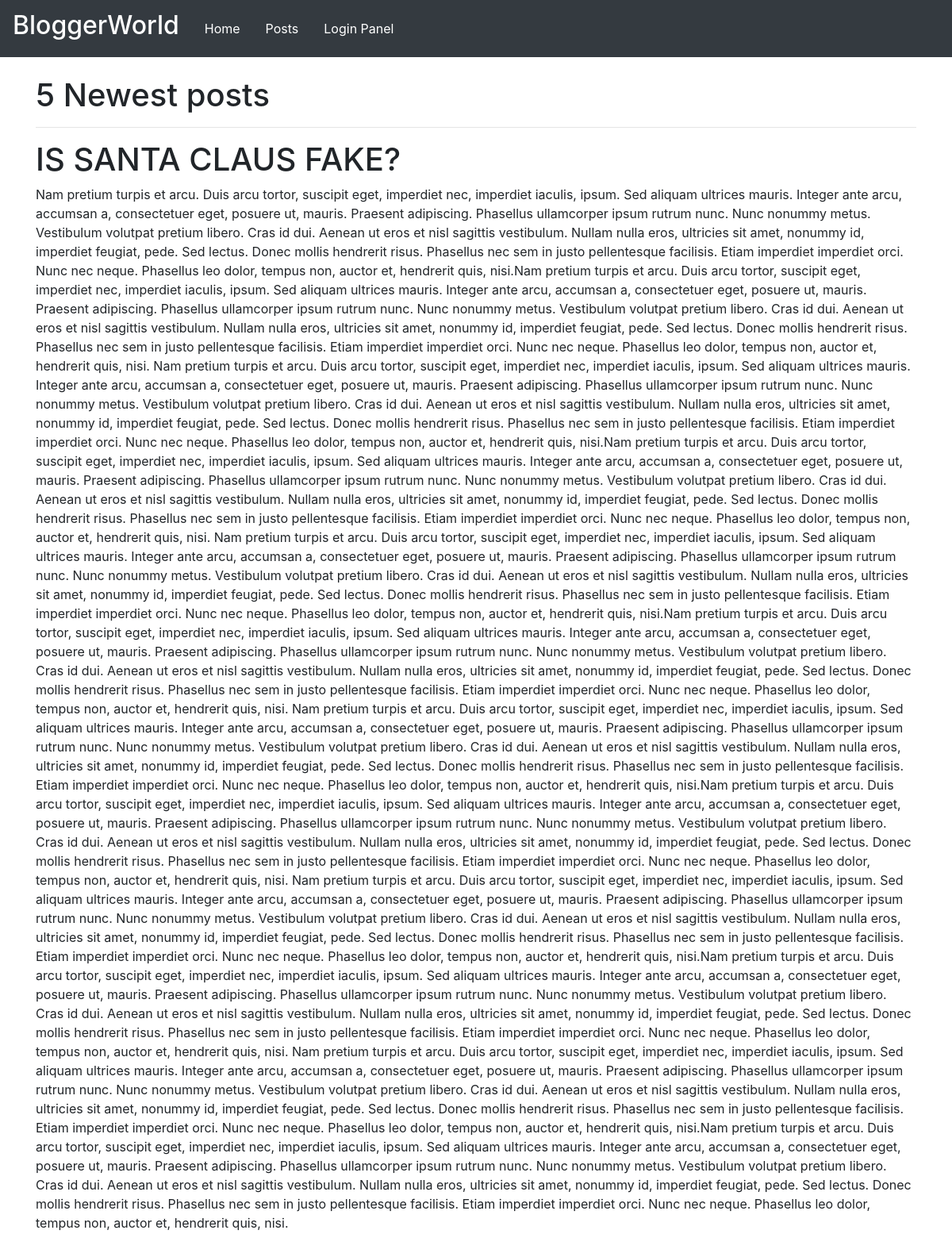
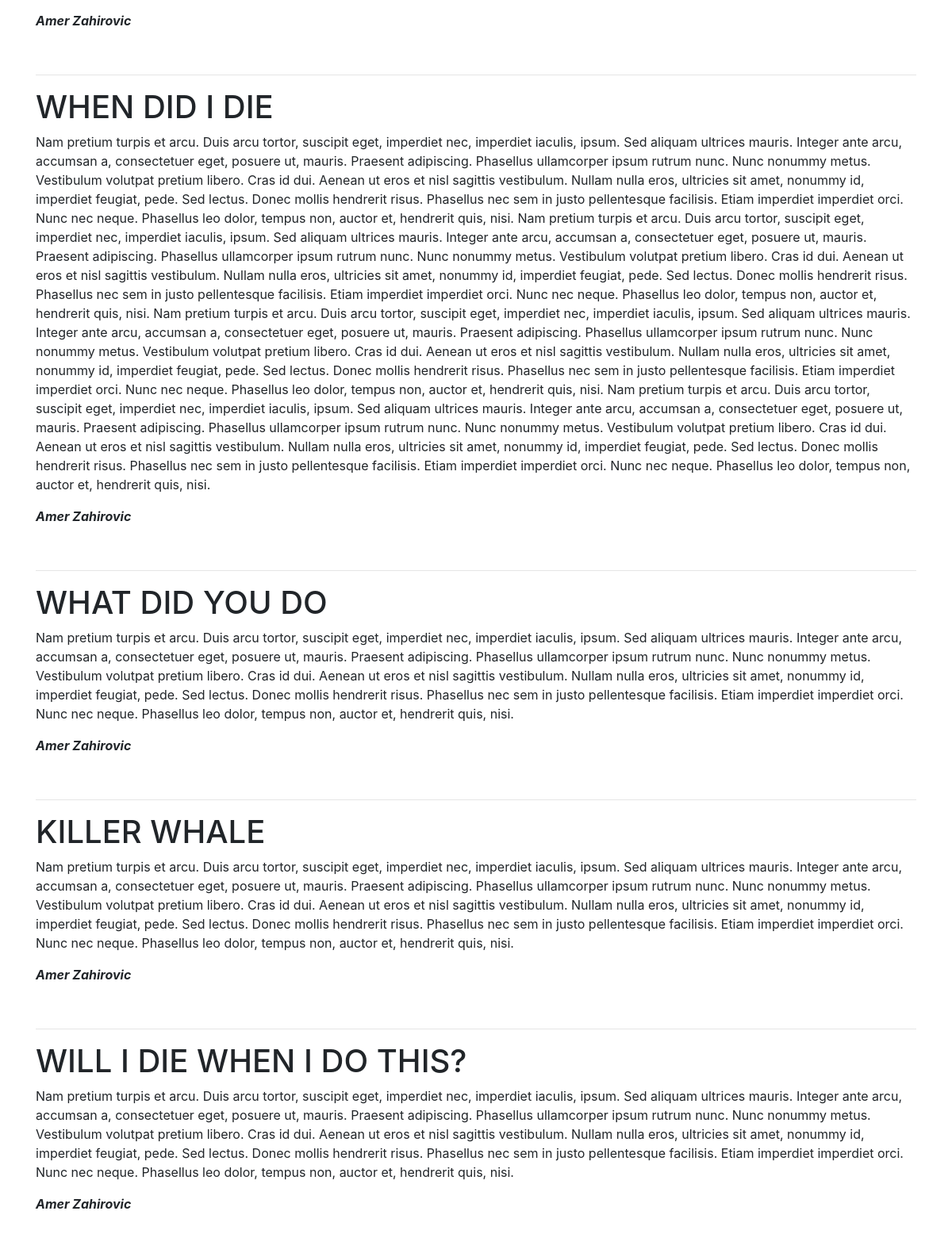
The page / on the database its author committed (2 pictures, top to bottom).
### tables this page shows
CREATE TABLE `posts` (
  `id` int(11) NOT NULL,
  `author` varchar(255) NOT NULL,
  `title` varchar(255) NOT NULL,
  `content` text NOT NULL,
  `created_at` datetime NOT NULL DEFAULT CURRENT_TIMESTAMP,
  `slug` varchar(255) NOT NULL,
  `shortdescription` varchar(255) NOT NULL
);

### public/index.php (the view, shortened to what this page needs)
<?php
	require '../config.php';
	try{
		$posts = $connection->prepare('SELECT * FROM posts ORDER BY created_at DESC LIMIT 5');
		$posts->execute([]);
		$posts = $posts->fetchAll(PDO::FETCH_ASSOC);
	}catch(PDOException $e){
		dd($e->getMessage());
	}
 ?>
<!DOCTYPE html>
<html>
<head>
	<link rel="stylesheet" href="https://stackpath.bootstrapcdn.com/bootstrap/4.1.1/css/bootstrap.min.css">
	<link rel="stylesheet" type="text/css" href="css/main.css">
</head>
<body>
	<div class="navbar navbar-expand-lg navbar-dark  bg-dark">
		<div class="navbar-brand ">
			<h2>BloggerWorld</h2>
		</div>
		<ul class="nav">
			<li class="nav-item">
				<a class="nav-link" href="#">Home</a>
			</li>
			<li class="nav-item">
				<a class="nav-link" href="posts.php">Posts</a>
			</li>
			<li class="nav-item">
				<a class="nav-link" href="loginpanel.php">Login Panel</a>
			</li>
		</ul>
	</div>
	<div class="container-fluid">
		<div class="container">
			<br>
			<h1>5 Newest posts</h1>
			<hr>
			<?php foreach ($posts as $post) { ?>
			<div class="posts">
				<h1><?php echo $post['title']?></h1>
				<p><?php echo $post['content'] ?></p>
				<p><b><i><?php echo $post['author'] ?></i></b></p>
				<br>
				<hr>
			</div>
			<?php } ?>
		</div>
	</div>
</body>
</html>

### public/css/main.css (style rules this page uses)
body { height: 100vh; }
a.nav-link { color: white; }
.container-fluid { height: 100vh; }
.container { height: 100vh; }

### rows shown on the page
posts: title "IS SANTA CLAUS FAKE?", content "Nam pretium turpis et arcu. Duis arcu tortor, suscipit eget, imperdiet nec, imperdiet iaculis, ipsum. Sed aliquam ultrices mauris. Integer ante arcu, accumsan a, consectetuer eget, posuere ut, mauris. Praesent adipiscing. Phasellus ullamcorper ipsum rutrum nunc. Nunc nonummy metus. Vestibulum volutpat pretium libero. Cras id dui. Aenean ut eros et nisl sagittis vestibulum. Nullam nulla eros, ultricies sit amet, nonummy id, imperdiet feugiat, pede. Sed lectus. Donec mollis hendrerit risus. Phasellus nec sem in justo pellentesque facilisis. Etiam imperdiet imperdiet orci. Nunc nec neque. Phasellus leo dolor, tempus non, auctor et, hendrerit quis, nisi.Nam pretium turpis et arcu. Duis arcu…", author "Amer Zahirovic"
posts: title "WHEN DID I DIE", content "Nam pretium turpis et arcu. Duis arcu tortor, suscipit eget, imperdiet nec, imperdiet iaculis, ipsum. Sed aliquam ultrices mauris. Integer ante arcu, accumsan a, consectetuer eget, posuere ut, mauris. Praesent adipiscing. Phasellus ullamcorper ipsum rutrum nunc. Nunc nonummy metus. Vestibulum volutpat pretium libero. Cras id dui. Aenean ut eros et nisl sagittis vestibulum. Nullam nulla eros, ultricies sit amet, nonummy id, imperdiet feugiat, pede. Sed lectus. Donec mollis hendrerit risus. Phasellus nec sem in justo pellentesque facilisis. Etiam imperdiet imperdiet orci. Nunc nec neque. Phasellus leo dolor, tempus non, auctor et, hendrerit quis, nisi. Nam pretium turpis et arcu. Duis arcu…", author "Amer Zahirovic"
posts: title "WHAT DID YOU DO", content "Nam pretium turpis et arcu. Duis arcu tortor, suscipit eget, imperdiet nec, imperdiet iaculis, ipsum. Sed aliquam ultrices mauris. Integer ante arcu, accumsan a, consectetuer eget, posuere ut, mauris. Praesent adipiscing. Phasellus ullamcorper ipsum rutrum nunc. Nunc nonummy metus. Vestibulum volutpat pretium libero. Cras id dui. Aenean ut eros et nisl sagittis vestibulum. Nullam nulla eros, ultricies sit amet, nonummy id, imperdiet feugiat, pede. Sed lectus. Donec mollis hendrerit risus. Phasellus nec sem in justo pellentesque facilisis. Etiam imperdiet imperdiet orci. Nunc nec neque. Phasellus leo dolor, tempus non, auctor et, hendrerit quis, nisi.", author "Amer Zahirovic"
posts: title "KILLER WHALE", content "Nam pretium turpis et arcu. Duis arcu tortor, suscipit eget, imperdiet nec, imperdiet iaculis, ipsum. Sed aliquam ultrices mauris. Integer ante arcu, accumsan a, consectetuer eget, posuere ut, mauris. Praesent adipiscing. Phasellus ullamcorper ipsum rutrum nunc. Nunc nonummy metus. Vestibulum volutpat pretium libero. Cras id dui. Aenean ut eros et nisl sagittis vestibulum. Nullam nulla eros, ultricies sit amet, nonummy id, imperdiet feugiat, pede. Sed lectus. Donec mollis hendrerit risus. Phasellus nec sem in justo pellentesque facilisis. Etiam imperdiet imperdiet orci. Nunc nec neque. Phasellus leo dolor, tempus non, auctor et, hendrerit quis, nisi.", author "Amer Zahirovic"
posts: title "WILL I DIE WHEN I DO THIS?", content "Nam pretium turpis et arcu. Duis arcu tortor, suscipit eget, imperdiet nec, imperdiet iaculis, ipsum. Sed aliquam ultrices mauris. Integer ante arcu, accumsan a, consectetuer eget, posuere ut, mauris. Praesent adipiscing. Phasellus ullamcorper ipsum rutrum nunc. Nunc nonummy metus. Vestibulum volutpat pretium libero. Cras id dui. Aenean ut eros et nisl sagittis vestibulum. Nullam nulla eros, ultricies sit amet, nonummy id, imperdiet feugiat, pede. Sed lectus. Donec mollis hendrerit risus. Phasellus nec sem in justo pellentesque facilisis. Etiam imperdiet imperdiet orci. Nunc nec neque. Phasellus leo dolor, tempus non, auctor et, hendrerit quis, nisi.", author "Amer Zahirovic"
